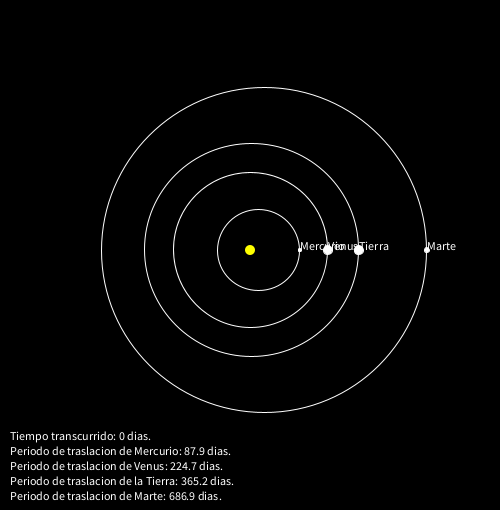
Frame 1 (no input)
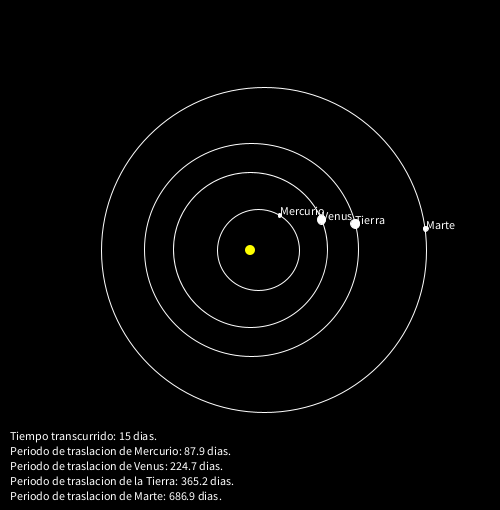
Frame 60 (the mouse pressed at the canvas centre just before this capture)
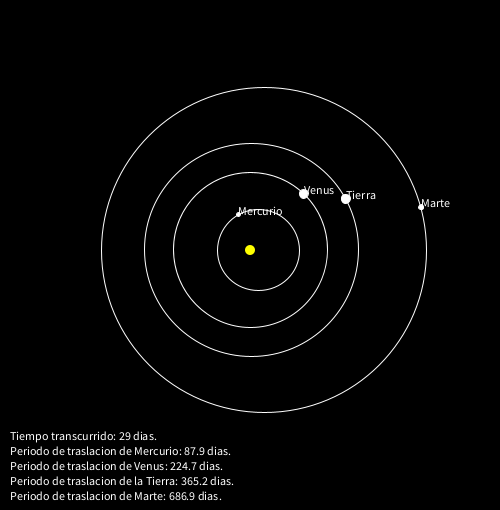
Frame 120 (the mouse held since frame 60 and released just before this capture)

The Processing sketch that drew these frames (run headless with seeded random() and noise(); from frame 60 on, the mouse is pressed at the canvas centre):

// Processing sketch: processing_29980
// ── processing_29980.pde

//Sol
float dS=10;
int centro=250;
//Mercurio
float aM=41.3571*2;
float bM=40.4664*2;
float cM=8.52;
float dM=3.485;
float iM=360;
float decM=1;
//Venus
float aV=77.257*2;
float bV=77.255*2;
float cV=0.5408;
float dV=8.645;
float iV=360;
float decV=0.391;
//Tierra
float aT=106.857*2;
float bT=106.837*2;
float cT=1.8165;
float dT=9.111;
float iT=360;
float decT=0.240;
//Marte
float aMa=162.8502*2;
float bMa=162.1428*2;
float cMa=14.145;
float dMa=4.843;
float iMa=360;
float decMa=0.128;

float global=0;

void setup(){
  size(500,510);
}

void draw(){

  smooth();
  background(0);
  fill(255,255,0);
  noStroke();
  //Sol
  ellipse(centro,centro,dS,dS);
  noFill();
  stroke(255);
  //Orbitas
  ellipse(centro+cM,centro,aM,bM);
  ellipse(centro+cV,centro,aV,bV);
  ellipse(centro+cT,centro,aT,bT);
  ellipse(centro+cMa,centro,aMa,bMa);
  //Mercurio
  float anguloM=radians(iM);
  float xM=centro+cM+(cos(anguloM)*aM/2);
  float yM=centro+(sin(anguloM)*bM/2);
  fill(255);
  ellipse(xM,yM,dM,dM);
  text("Mercurio",xM,yM,2);
  iM-=decM;
  //Venus
  float anguloV=radians(iV);
  float xV=centro+cV+(cos(anguloV)*aV/2);
  float yV=centro+(sin(anguloV)*bV/2);
  fill(255);
  ellipse(xV,yV,dV,dV);
  text("Venus",xV,yV,2);
  iV-=decV;
  //Tierra
  float anguloT=radians(iT);
  float xT=centro+cT+(cos(anguloT)*aT/2);
  float yT=centro+(sin(anguloT)*bT/2);
  fill(255);
  ellipse(xT,yT,dT,dT);
  text("Tierra",xT,yT,2);
  iT-=decT;
  //Marte
  float anguloMa=radians(iMa);
  float xMa=centro+cMa+(cos(anguloMa)*aMa/2);
  float yMa=centro+(sin(anguloMa)*bMa/2);
  fill(255);
  ellipse(xMa,yMa,dMa,dMa);
  text("Marte",xMa,yMa,2);
  iMa-=decMa;
  global+=87.9/360;
  text("Tiempo transcurrido: "+round(global)+" dias.",10,440,5);
  text("Periodo de traslacion de Mercurio: 87.9 dias.",10,455,1);
  text("Periodo de traslacion de Venus: 224.7 dias.",10,470,1);
  text("Periodo de traslacion de la Tierra: 365.2 dias.",10,485,1);
  text("Periodo de traslacion de Marte: 686.9 dias.",10,500,1);
}
